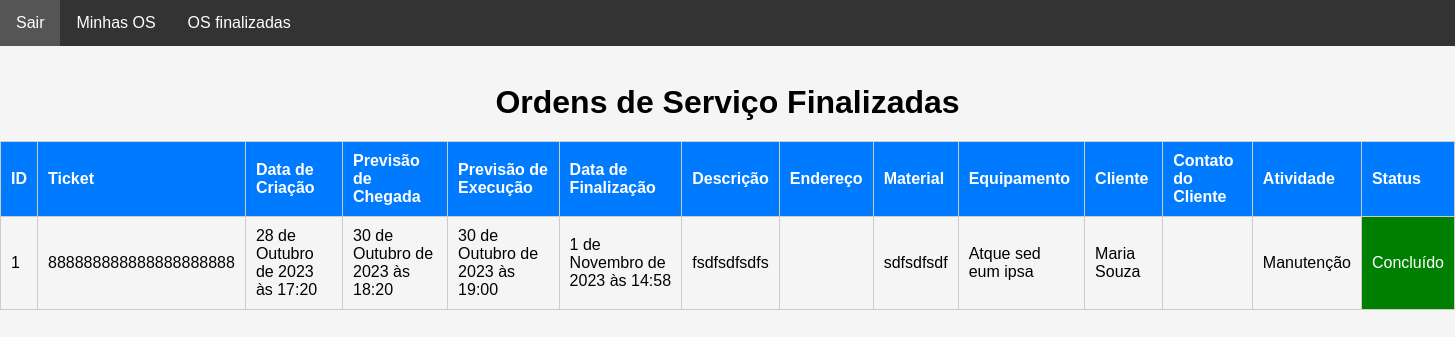
The app's page /main/os_finalizadas/ (signed in), older data.
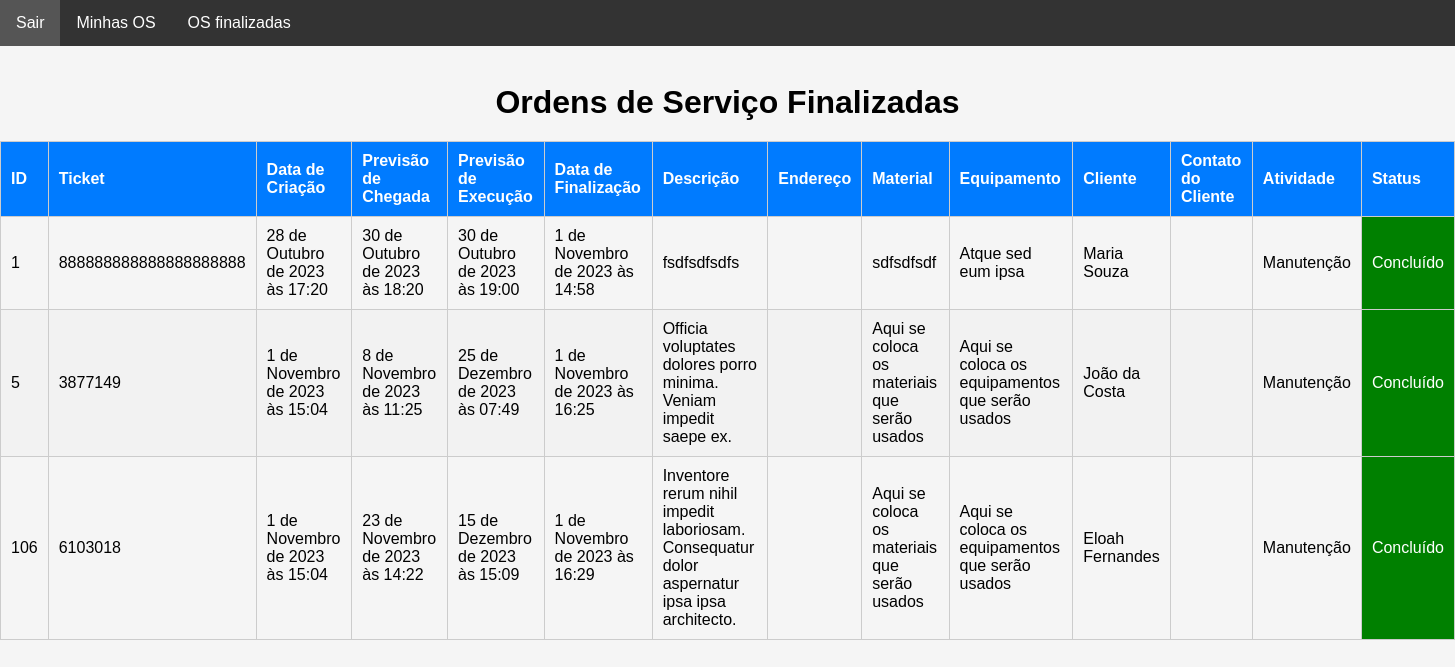
The same page, newer data.
### staff/models.py (models this page shows, shortened)
class HistoricoOsFinalizada(models.Model):
    ordem_de_servico = models.ForeignKey(OrdemDeServico, on_delete=models.CASCADE, related_name="historico_os")
    data_finalizada = models.DateTimeField(auto_now_add=True)
    nome_cliente = models.CharField(max_length=30, null=False)
    rg_cliente = models.CharField(max_length=11, null=False)
    observacoes = models.TextField(max_length=400)
    foto = models.ImageField(upload_to="img/historico_os_finalizada/")

class OrdemDeServico(models.Model):
    ticket = models.CharField(max_length=200)
    tecnico = models.ForeignKey(CustomUser, on_delete=models.CASCADE, related_name="ordens_técnico")
    staff = models.ForeignKey(CustomUser, on_delete=models.CASCADE, related_name="ordens_staff")
    descricao = models.TextField(max_length=600)
    previsao_chegada = models.DateTimeField()
    previsao_execucao = models.DateTimeField()
    material = models.CharField(max_length=100, validators=[MinLengthValidator(3)])
    equipamento = models.CharField(max_length=100, validators=[MinLengthValidator(3)])
    data_criacao = models.DateTimeField(auto_now_add=True)
    cliente = models.ForeignKey(Cliente, on_delete=models.CASCADE)
    contrato = models.CharField(max_length=700, null = True, blank=True)
    atividade = models.CharField(max_length=50, choices=ACTIVITY_CHOICES)
    status_tecnico = models.CharField(max_length=50, choices=TECNICAL_CHOICES)
    status = models.CharField(max_length=10, choices=STATUS_CHOICES, default="Aguardando")

class Cliente(models.Model):
    nome = models.CharField(max_length=50, validators=[MinLengthValidator(3)])
    rg = models.CharField(max_length=11, validators=[MinLengthValidator(3)])
    endereco = models.ForeignKey(Endereco, on_delete=models.CASCADE)
    telefone1 = models.CharField(max_length=11, validators=[MinLengthValidator(3)])
    telefone2 = models.CharField(max_length=11, validators=[MinLengthValidator(3)])
    def __str__(self):
        return self.nome

### main/views.py (the view)
# urls.py: path("os_finalizadas/", views.os_finalizadas, name="os_finalizadas"),
@user_passes_test(is_tecnico)
def os_finalizadas(request):
    try:
        user = request.user
        ordens_finalizadas = OrdemDeServico.objects.filter(tecnico=user, status="Concluído")
        historicos = []
        for ordem in ordens_finalizadas:
            historicos_ordem = HistoricoOsFinalizada.objects.filter(ordem_de_servico=ordem)
            historicos.extend(historicos_ordem)
        return render(request, "os_finalizadas.html",
        {"ordens_finalizadas": ordens_finalizadas, "historicos": historicos,"user": user })
    except Exception as e:
        return render(request, "error.html", {"error_message": str(e)})

### main/helpers.py (called while the page is built)
def is_tecnico(user):
    return user.groups.filter(name="Técnico").exists()

### main/templates/os_finalizadas.html (shortened to what this page needs)
<!DOCTYPE html>
<html lang="en">
  <head>
  </head>
  <body>
    <nav class="navbar">
      <ul>
          <li><a href="{% url 'sair' %}">Sair</a></li>
          <li><a href="{% url 'minhas_ordens_de_servico' %}">Minhas OS</a></li>
          <li><a href="{% url 'ordens_finalizadas' %}">OS finalizadas</a></li>
      </ul>
  </nav>
  <br>
    <h1>Ordens de Serviço Finalizadas</h1>
    <table>
      <thead>
        <tr>
          <th>ID</th>
          <th>Ticket</th>
          <th>Data de Criação</th>
          <th>Previsão de Chegada</th>
          <th>Previsão de Execução</th>
          <th>Data de Finalização</th>
          <th>Descrição</th>
          <th>Endereço</th>
          <th>Material</th>
          <th>Equipamento</th>
          <th>Cliente</th>
          <th>Contato do Cliente</th>
          <th>Atividade</th>
          <th>Status</th>
        </tr>
      </thead>
      <tbody>
        {% for historico in historicos %}
        <tr>
          <td>{{ historico.ordem_de_servico.id }}</td>
          <td>{{ historico.ordem_de_servico.ticket }}</td>
          <td>{{ historico.ordem_de_servico.data_criacao }}</td>
          <td>{{ historico.ordem_de_servico.previsao_chegada }}</td>
          <td>{{ historico.ordem_de_servico.previsao_execucao }}</td>
          <td>{{ historico.data_finalizada }}</td>
          <td>{{ historico.ordem_de_servico.descricao }}</td>
          <td>{{ historico.ordem_de_servico.endereco }}</td>
          <td>{{ historico.ordem_de_servico.material }}</td>
          <td>{{ historico.ordem_de_servico.equipamento }}</td>
          <td>{{ historico.ordem_de_servico.cliente }}</td>
          <td>{{ historico.ordem_de_servico.contato_cliente }}</td>
          <td>{{ historico.ordem_de_servico.atividade }}</td>
          <td class="status-concluido">{{ historico.ordem_de_servico.status }}</td>
        </tr>
        {% endfor %}
      </tbody>
    </table>
  </body>
</html>

### main/templates/os_finalizadas.html (style rules this page uses)
* { margin: 0; padding: 0; box-sizing: border-box; }
body { font-family: Arial, sans-serif; background-color: #f5f5f5; margin: 0; padding: 0; }
h1 { text-align: center; margin-top: 20px; }
table { width: 100%; border-collapse: collapse; border-spacing: 0; margin: 20px auto; }
table td, table th { padding: 10px; border: 1px solid #ccc; text-align: left; }
table th { background-color: #007bff; color: #fff; }
table tr:nth-child(even) { background-color: #f2f2f2; }
.status-concluido { background-color: green; color: white; }
.navbar { background-color: #333; overflow: hidden; }
.navbar ul { list-style-type: none; }
.navbar li { float: left; }
.navbar a { display: block; color: white; text-align: center; padding: 14px 16px; text-decoration: none; }

Row changes from the older to the newer data that the page shows:
added HistoricoOsFinalizada: ordem_de_servico.id "5", ordem_de_servico.ticket "3877149", ordem_de_servico.data_criacao "1 de Novembro de 2023 às 15:04", ordem_de_servico.previsao_chegada "8 de Novembro de 2023 às 11:25", ordem_de_servico.previsao_execucao "25 de Dezembro de 2023 às 07:49", data_finalizada "1 de Novembro de 2023 às 16:25", ordem_de_servico.descricao "Officia voluptates dolores porro minima. Veniam impedit saepe ex.", ordem_de_servico.material "Aqui se coloca os materiais que serão usados", ordem_de_servico.equipamento "Aqui se coloca os equipamentos que serão usados", ordem_de_servico.cliente "João da Costa", ordem_de_servico.atividade "Manutenção", ordem_de_servico.status "Concluído"
added HistoricoOsFinalizada: ordem_de_servico.id "106", ordem_de_servico.ticket "6103018", ordem_de_servico.data_criacao "1 de Novembro de 2023 às 15:04", ordem_de_servico.previsao_chegada "23 de Novembro de 2023 às 14:22", ordem_de_servico.previsao_execucao "15 de Dezembro de 2023 às 15:09", data_finalizada "1 de Novembro de 2023 às 16:29", ordem_de_servico.descricao "Inventore rerum nihil impedit laboriosam. Consequatur dolor aspernatur ipsa ipsa architecto.", ordem_de_servico.material "Aqui se coloca os materiais que serão usados", ordem_de_servico.equipamento "Aqui se coloca os equipamentos que serão usados", ordem_de_servico.cliente "Eloah Fernandes", ordem_de_servico.atividade "Manutenção", ordem_de_servico.status "Concluído"
